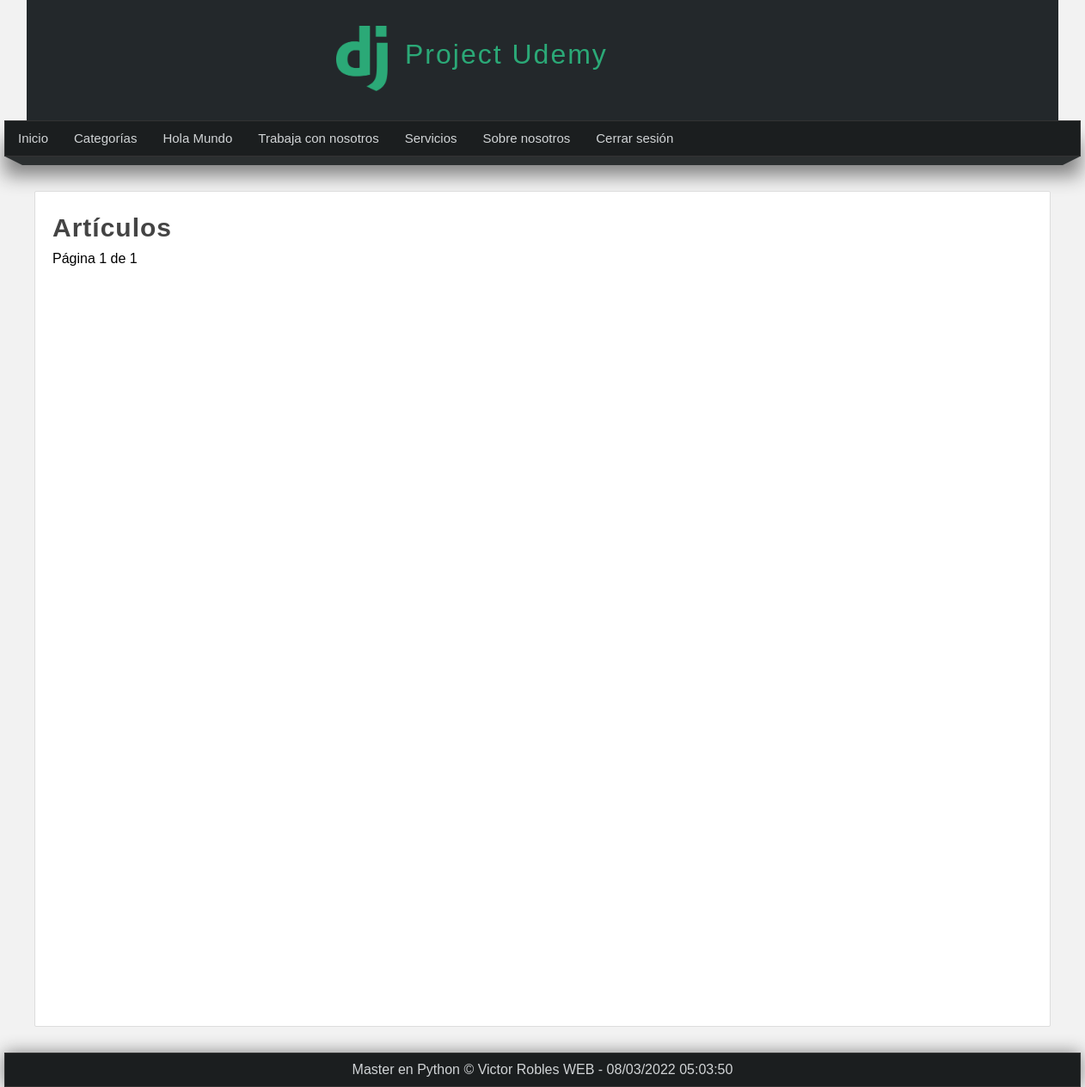
/articulos/ (signed in), run on an earlier commit of the app's database.
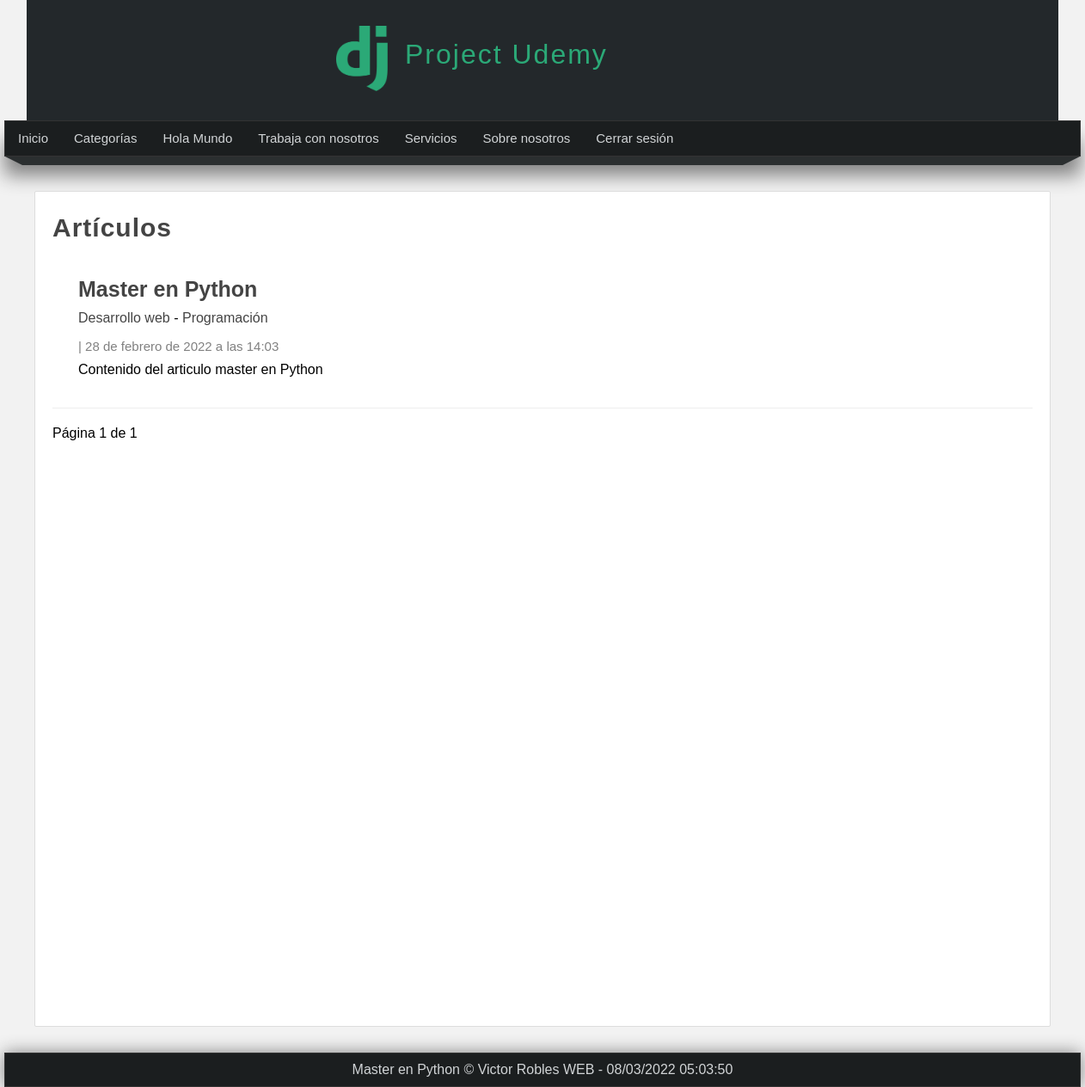
And on a later commit of the database.
### pages/models.py (models this page shows, shortened)
class Page(models.Model):
    title = models.CharField(max_length=50, verbose_name='Titulo')
    content = RichTextField(verbose_name='Contenido')
    slug = models.CharField(max_length=150, verbose_name='URL amigable', unique=True)
    order = models.IntegerField(verbose_name='Orden', default=0)
    visible = models.BooleanField(verbose_name='¿Visible?')
    created_at = models.DateTimeField(auto_now_add=True, verbose_name='Creado el')
    updated_at = models.DateTimeField(auto_now=True, verbose_name='Actualizado el')
    class Meta:
        verbose_name = 'Pagina'
        verbose_name_plural = 'Paginas'

### blog/models.py (models this page shows, shortened)
class Article(models.Model):
    title = models.CharField(max_length=150, verbose_name='Título')
    content = RichTextField(verbose_name='Contenido')
    image = models.ImageField(default='null', verbose_name='Imagen', upload_to='articles')
    public = models.BooleanField(verbose_name='¿Publicado?')
    user = models.ForeignKey(User, verbose_name='Usuario', editable=False, on_delete=models.CASCADE)  # one to one
    categories = models.ManyToManyField(Category, verbose_name='Categorías', blank=True)  # many to many
    created_at = models.DateTimeField(auto_now_add=True, verbose_name='Creado el')
    updated_at = models.DateTimeField(auto_now=True, verbose_name='Editado el')
    class Meta:
        verbose_name = 'Artículo'
        verbose_name_plural = 'Artículos'
        ordering = ['-created_at']

class Category(models.Model):
    name = models.CharField(max_length=100, verbose_name='Nombre')
    description = models.CharField(max_length=255, verbose_name='Descripción')
    created_at = models.DateTimeField(auto_now_add=True, verbose_name='Creado el')
    class Meta:
        verbose_name = 'Categoría'
        verbose_name_plural = 'Categorías'

### blog/views.py (the view)
# urls.py: path('articulos/', views.list, name='list_articles'),
@login_required(login_url='login')
def list(request):
    articles = Article.objects.all()
    paginator = Paginator(articles, 2)  # number of articles per page
    page = request.GET.get('page')
    page_articles = paginator.get_page(page)
    return render(request, 'articles/list.html', {
        'title': 'Artículos',
        'articles': page_articles
    })

### blog/processor.py (called while the page is built)
def get_categories(request):
    categories_use = Article.objects.filter(public=True).values_list('categories', flat=True)
    categories = Category.objects.filter(id__in=categories_use).values_list('id', 'name')  # sub-consult
    return {
        'categories': categories,
        'ids': categories_use
    }

### pages/context_processors.py (called while the page is built)
def get_pages(request):
    pages = Page.objects.filter(visible=True).order_by('order').values_list('id', 'title', 'slug')
    return {
        'pages': pages
    }

### blog/templates/articles/list.html (shortened to what this page needs)
{% extends 'layouts/layout.html' %}
{% block content %}
    <h1 class="title">{{title}}</h1>
    {% include 'articles/articles.html' %}
    {% include 'articles/pagination.html' %}
{% endblock content %}

### mainapp/templates/layouts/layout.html (shortened to what this page needs)
<!DOCTYPE html>
<html lang="es">
<head>
    {% load static %}
    <link rel="stylesheet" type="text/css" href="{% static 'css/styles.css' %}">
</head>
<body>
    <header>
        <div id="logotipo">
            <img src="{% static 'images/logo.png' %}">
            <h1>Project Udemy</h1>
        </div>
    </header>
    <nav>
        <ul>
            <li>
                <a href='{% url "index" %}'>Inicio</a>
            </li>
            {% if user.email %}
                <li>
                    <a href='{% url "list_articles" %}'>Categorías</a>
                </li>
                {% for page in pages %}
                    <li>
                        <a href='{% url "page" page.2 %}'>{{page.1}}</a>
                    </li>
                {% endfor %}
                    <li>
                        <a href='{% url "logout" %}'>Cerrar sesión</a>
                    </li>
            {% endif %}
        </ul>
    </nav>
    <div class="barra">
        <span class="esquina-izquierda"></span>
        <span class="relleno-barra"></span>
        <span class="esquina-derecha"></span>
    </div>
    <div id="content">
        <div class="box">
            {% block content %}{% endblock %}
        </div>
    </div>
    <footer>
        Master en Python &copy; Victor Robles WEB - {% now "d/m/Y h:m:s" %}
    </footer>
</body>
</html>

### blog/templates/articles/articles.html (shortened to what this page needs)
{% for article in articles %}
    <article class='article-item'>
        <div class='data'>
            <h2>
                <a href="{% url 'article' article.id %}">{{article.title}}</a>
            </h2>
            <p>
                {% for category in article.categories.all %}
                <a href="{% url 'category' category.id %}">{{category.name}}</a>
                    {% if forloop.counter < article.categories.all|length %}
                    -
                    {% endif %}
                {% endfor %}
            </p>
            <span class='date'>
                |
                {{article.created_at}}
            </span>
            <p>
                {{article.content|safe}}
            </p>
        </div>
    </article>
{% endfor %}

What changed in the data, as far as the page shows it:
added Article: title "Master en Python", created_at "28 de febrero de 2022 a las 14:03", content "Contenido del articulo master en Python"
added Category: name "Desarrollo web"
added Category: name "Programación"
